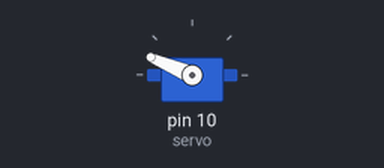
The sketch below on a simulated Arduino Uno, built with avr-gcc and run on an emulated ATmega328P. Parts: servo.

Above: at 0.05 s.
At 0.6 s:
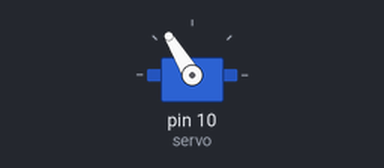
At 1.2 s:
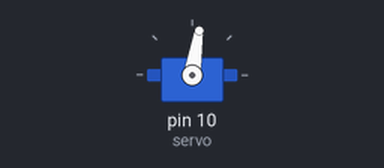
At 2.4 s:
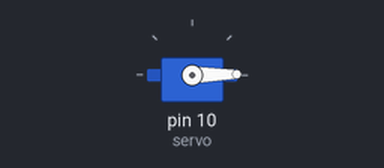
Timing chart, 0 to 5.6 s (numbered marks = the images above):
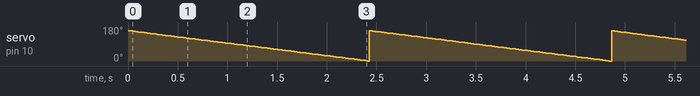

The sketch:

servo_tests.ino
```cpp
#include <Servo.h>

Servo servo;

int pos = 180;
void setup() {
  // put your setup code here, to run once:
servo.attach(10);
}

void loop() {
  // put your main code here, to run repeatedly:

pos = 160;
for (pos = pos; pos >= 0; pos--) { // goes from 180 degrees to 0 degrees
    servo.write(pos);              // tell servo to go to position in variable 'pos'
    delay(15);

}
}
```

Measured:
- by itself, servo on pin 10 (servo): ramps from 160° to 0° and jumps back, once every 2.4 s
